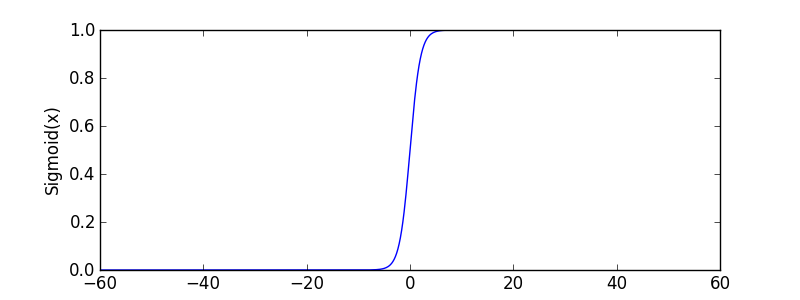

Python code for this plot:
import matplotlib.pyplot as plt
import numpy as np

z = np.linspace(-60, 60, 1000)

sigma = 1/(1+np.e**-z)

plt.figure(figsize=(8,3))
plt.plot(z, sigma)
plt.ylabel('Sigmoid(x)')
plt.savefig('sigma.png')
